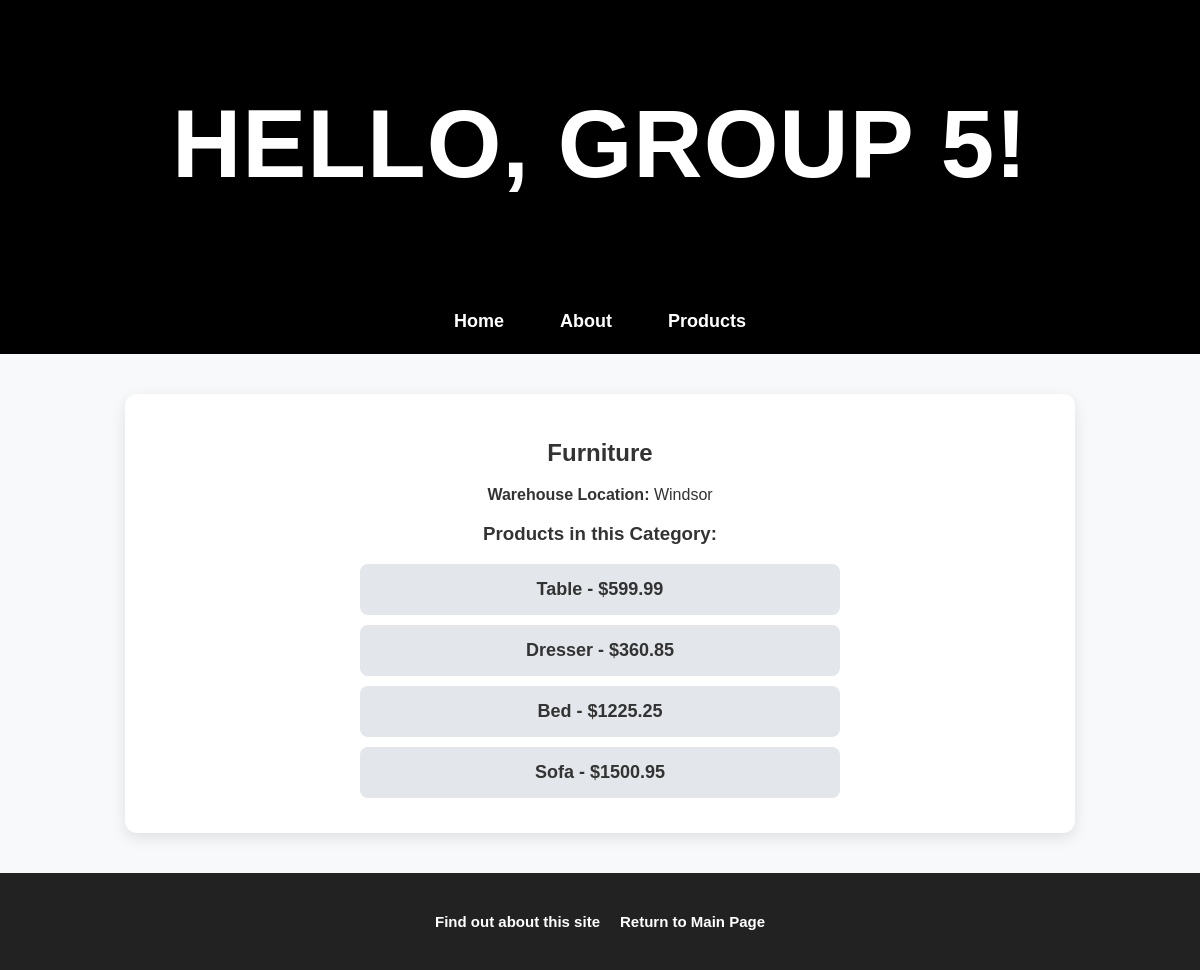
/1/, run on the app's committed database.
### myapp/models.py (models this page shows, shortened)
class Category(models.Model):
    name = models.CharField(max_length=200)
    warehouse = models.CharField(max_length=100, default='Unknown')

class Product(models.Model):
    category = models.ForeignKey(Category, related_name='products', on_delete=models.CASCADE)
    name = models.CharField(max_length=200)
    price = models.DecimalField(max_digits=10, decimal_places=2)
    stock = models.PositiveIntegerField(default=100)
    available = models.BooleanField(default=True)
    description = models.TextField(null=True, blank=True)
    interested = models.PositiveIntegerField(default=0)

### myapp/views.py (the view)
# urls.py: path('<int:cat_no>/', views.detail, name='detail'),  # Category Detail Page
def detail(request, cat_no):
    category = get_object_or_404(Category, id=cat_no)
    products = Product.objects.filter(category=category)
    return render(request, 'myapp/detail.html', {'category': category, 'products': products})

### myapp/templates/myapp/detail.html (shortened to what this page needs)
{% extends "myapp/base.html" %}
{% block body_block %}
<div class="container">
    <h2>{{ category.name }}</h2>
    <p><strong>Warehouse Location:</strong> {{ category.warehouse }}</p>
    <h3>Products in this Category:</h3>
    {% if products %}
        <ul class="product-list">
            {% for product in products %}
                <li>{{ product.name }} - ${{ product.price }}</li>
            {% endfor %}
        </ul>
    {% else %}
        <p>No products available in this category.</p>
    {% endif %}
</div>
{% endblock %}

### myapp/static/myapp/style.css (style rules this page uses)
body { background-color: #f8f9fa; color: #333; font-family: 'Arial', sans-serif; font-size: 16px; margin: 0; padding: 0; }
.container { width: 75%; margin: 40px auto; background: white; padding: 25px; box-shadow: 0px 5px 15px rgba(0, 0, 0, 0.1); border-radius: 12px; text-align: center; }
.category-list, .product-list { padding: 0; list-style-type: none; text-align: center; }
.category-list li, .product-list li { background: #e3e6ea; margin: 10px auto; padding: 15px; width: 50%; border-radius: 8px; font-size: 18px; font-weight: bold; transition: background 0.3s ease-in-out, transform 0.2s; }
.product-list { padding: 0; list-style-type: none; text-align: center; margin: 0 auto; }
.product-list li { background: #e3e6ea; margin: 10px auto; padding: 15px; width: 50%; border-radius: 8px; font-size: 18px; font-weight: bold; transition: background 0.3s ease-in-out, transform 0.2s; }

### data on the page
Category: name "Furniture", warehouse "Windsor"
Product: name "Table", price "599.99"
Product: name "Dresser", price "360.85"
Product: name "Bed", price "1225.25"
Product: name "Sofa", price "1500.95"
